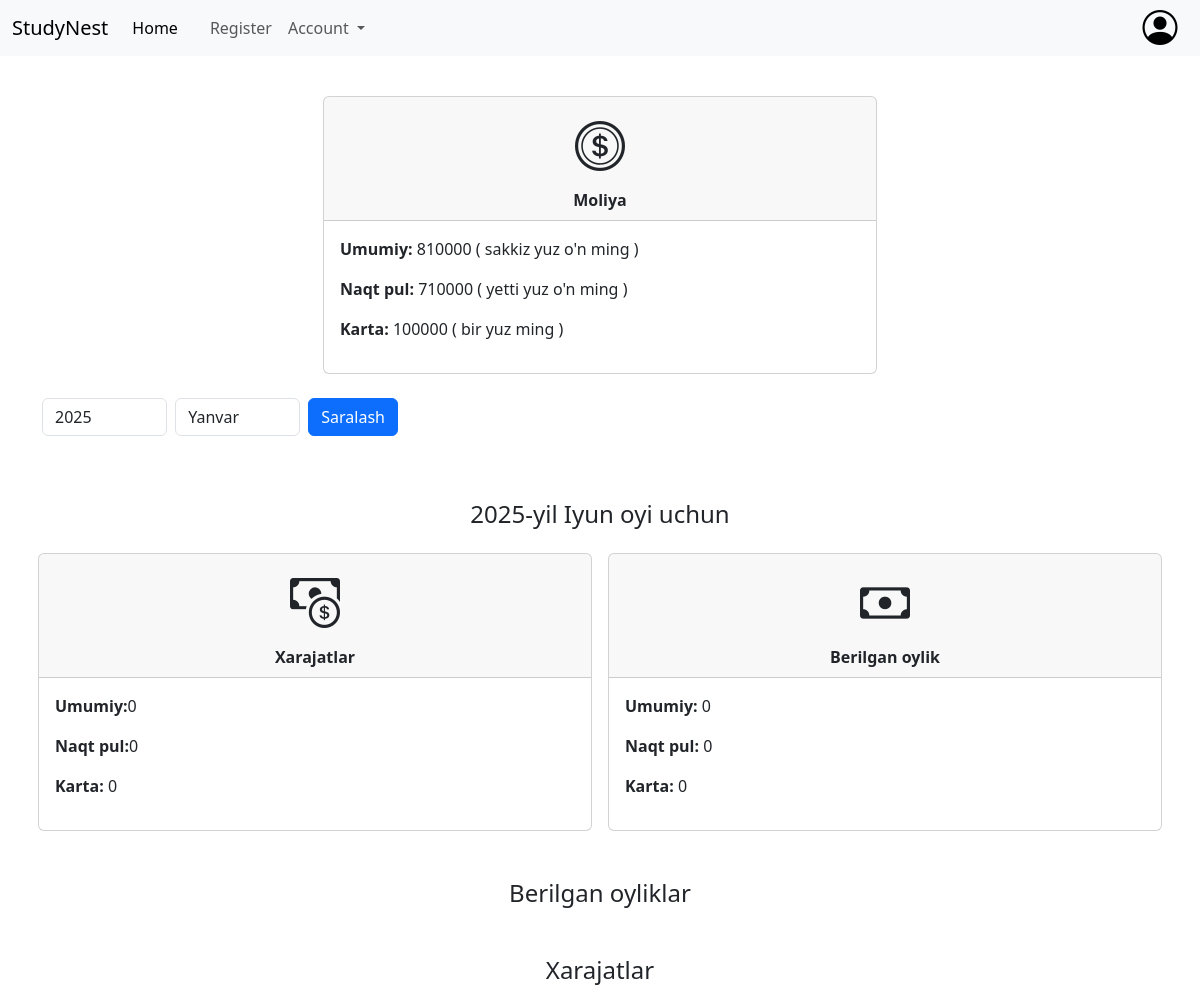
Before: /statistics/ (signed in) with the older database file.
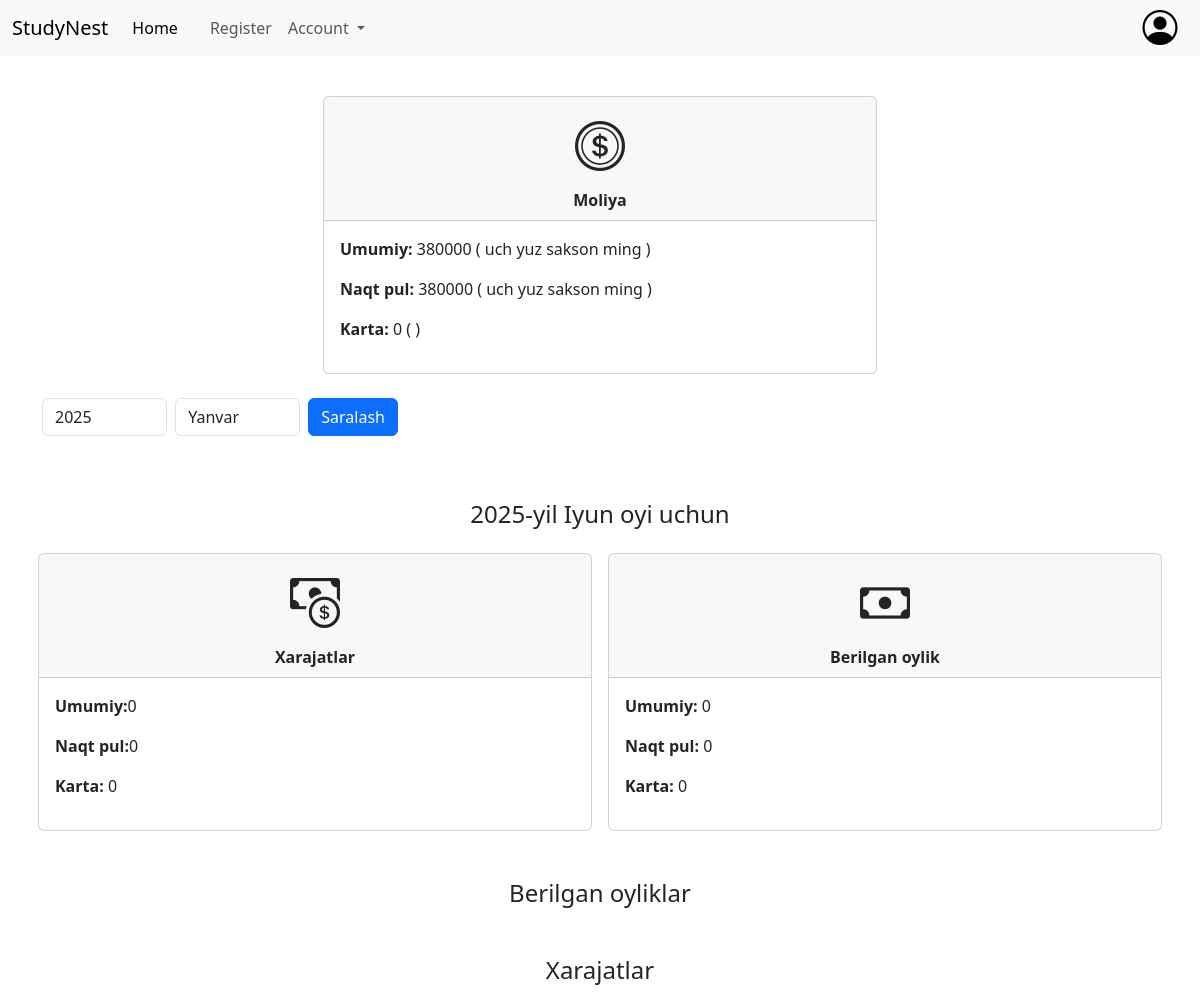
After: the same page with the newer database file.
### main/models.py (models this page shows, shortened)
class Money(models.Model):
    name = models.CharField(max_length=25)
    count = models.IntegerField()

### main/views.py (the view)
# urls.py: path('statistics/', StaticticsView.as_view(), name='statistics'),
class StaticticsView(LoginRequiredMixin, View):
    def get(self, request):
        months = [
            "Yanvar",
            "Fevral",
            "Mart",
            "Aprel",
            "May",
            "Iyun",
            "Iyul",
            "Avgust",
            "Sentabr",
            "Oktabr",
            "Noyabr",
            "Dekabr",
        ]
        if request.user.user_role == 'super':
            year = datetime.now().year
            month = months[datetime.now().month-1]
            if request.GET.get('year'):
                year = request.GET.get('year')
            if request.GET.get('month'):
                month = request.GET.get('month')
            all_money = Money.objects.get(id=1)
            all_card = Money.objects.get(id=2)
            all_cash = Money.objects.get(id=3)
            s_am = str(int(all_money.count))
            s_cd = str(int(all_card.count))
            s_cs = str(int(all_cash.count))
            r_am = readnumber(s_am)
            r_cd = readnumber(s_cd)
            r_cs = readnumber(s_cs)
            salaries = GivenSalary.objects.filter(year=year, month=month)
            spendings = Spending.objects.all()
            fil_sp = []
            sp_count = 0
            sp_card = 0
            sp_cash = 0
            sl_count = 0
            sl_card = 0
            sl_cash = 0
            for spending in spendings:
                date = spending.created_date
                date_str = str(date)
                date_obj = datetime.strptime(date_str, '%Y-%m-%d').date()
                month_s = months[date_obj.month-1]
                year_s = date_obj.year
                print(month_s)
                print(type(month_s))
                print(type(month))
                print(month)
                if month_s == month and year_s == year:
                    sp_count = sp_count + spending.count
                    sp_card = sp_card + spending.card
                    sp_cash = sp_cash + spending.cash
                    fil_sp.append(spending)
            for salary in salaries:
                sl_count = sl_count + salary.count
                sl_card = sl_card + salary.card
                sl_cash = sl_cash + salary.cash
            context = {
                'all_money': all_money,
                'all_card': all_card,
                'all_cash': all_cash,
                'r_money': r_am,
                'r_card': r_cd,
                'r_cash': r_cs,
                "sl_count": sl_count,
                'sl_cash': sl_cash,
                'sl_card': sl_card,
                'sp_count': sp_count,
                'sp_cash': sp_cash,
                'sp_card': sp_card,
                'salaries': salaries,
                'spendings': fil_sp,
                'year': year,
                'now_year': datetime.now().year,
                'month': month,
                'months': months,
                'years': [datetime.now().year-1, datetime.now().year+1, datetime.now().year+2]
            }
            return render(request, 'statistics.html', context)
        else:
            messages.warning(request, f"Sizga ushbu amal uchun admin tomonidan ruxsat berilmagan")
            return render(request, '404.html')

### templates/statistics.html (shortened to what this page needs)
{% extends 'base.html' %}
{% block content %}
<div class="row mt-4">
    <div class="col-md-6 offset-md-3 col-6 p-2 ">
            <div class="card text-center">
                <div class="card-header ">
                    <div style="width: 50px;" class="w-100  mt-1 tag-icon "><i class="bi bi-coin"></i></div>
                    <div class="w-100 fw-bold  mt-1" >Moliya</div>
                </div>
                <div class="card-body text-start">
                    <p><b>Umumiy:</b> {{ all_money.count }} ( {{ r_money }} )</p>
                    <p><b>Naqt pul:</b> {{ all_cash.count }} ( {{ r_cash }} )</p>
                    <p><b>Karta:</b> {{ all_card.count }} ( {{ r_card }} )</p>
                </div>
            </div>
    </div>
</div>
<div class="row py-2 mt-2">
    <div class="col-4 ">
        <form class="d-flex" method="get">
            <select name="year" class="form-control">
                <option> {{ now_year }} </option>
            </select>
            <select class="form-control mx-2" name="month">
                {% for month in months %}
                <option value="{{ month }}">{{ month }}</option>
                {% endfor %}
            </select>
            <button class="btn btn-primary">Saralash</button>
        </form>
    </div>
</div>
<div class="row mt-4">
    <col-12 class="text-center p-2 mt-4"><h4>{{ year }}-yil {{ month }} oyi uchun</h4></col-12>
    <div class="col-md-6  col-12 p-2 ">
            <div class="card text-center">
                <div class="card-header ">
                    <div class="w-100  mt-1 tag-icon "><i class="bi bi-cash-coin"></i></div>
                    <div class="w-100 fw-bold  mt-1" >Xarajatlar</div>
                </div>
                <div class="card-body text-start">
                    <p><b>Umumiy:</b>{{ sp_count }}</p>
                    <p><b>Naqt pul:</b>{{ sp_cash }}</p>
                    <p><b>Karta:</b> {{ sp_card }}</p>
                </div>
            </div>
    </div>
    <div class="col-md-6  col-12 p-2 ">
        <div class="card text-center">
            <div class="card-header ">
                <div class="w-100  mt-1 tag-icon "><i class="bi bi-cash"></i></div>
                <div class="w-100 fw-bold  mt-1" >Berilgan oylik</div>
            </div>
            <div class="card-body text-start">
                <p><b>Umumiy:</b> {{ sl_count }}</p>
                <p><b>Naqt pul:</b> {{ sl_cash }}</p>
                <p><b>Karta:</b> {{ sl_card }}</p>
            </div>
        </div>
</div>
</div>
<div class="row mt-4">
    <div class="mt-3 col-12 text-center"><h4>Berilgan oyliklar</h4></div>
</div>
<div class="row mt-4">
    <div class="mt-3 col-12 text-center"><h4>Xarajatlar</h4></div>
</div>
{% endblock content %}

Changed rows visible on the page:
changed Money (number 1 of 3 on the later page): count "810000" → "380000"
changed Money (number 2 of 3 on the later page): count "710000" → "380000"
changed Money (number 3 of 3 on the later page): count "100000" → "0"
Other visible differences:
{{ r_money }}: "sakkiz yuz o'n ming" → "uch yuz sakson ming"
{{ r_cash }}: "yetti yuz o'n ming" → "uch yuz sakson ming"
{{ r_card }}: "bir yuz ming" → (not shown)
